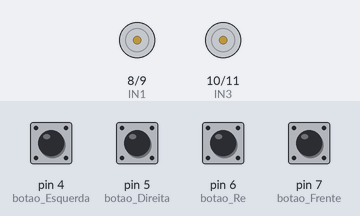
A sketch run on a simulated Arduino Uno, built with avr-gcc and run on an emulated ATmega328P. Parts: motor-driver pin pairs drawn as motors (green arrow = first pin HIGH = forward, orange = second pin HIGH = backward, longer = more drive). Inputs (shaded band) come from the test bench; at power-on: pin 4 (botao_Esquerda), pin 5 (botao_Direita), pin 6 (botao_Re), pin 7 (botao_Frente) LOW.

Above: at 1.2 s.
1.3 s: pin 4 (botao_Esquerda) pulled HIGH for 0.15 s
At 2.0 s:
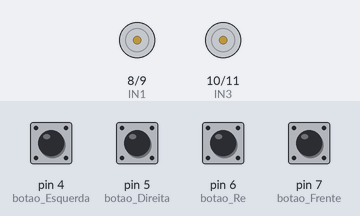
3.0 s: pin 5 (botao_Direita) pulled HIGH for 0.15 s
At 4.4 s:
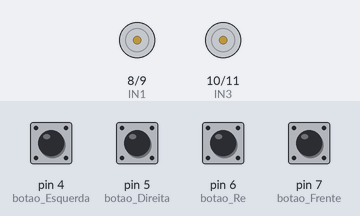
4.7 s: pin 6 (botao_Re) pulled HIGH for 0.15 s
At 5.8 s:
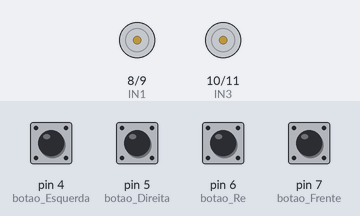
6.4 s: pin 7 (botao_Frente) pulled HIGH for 0.15 s
At 7.1 s:
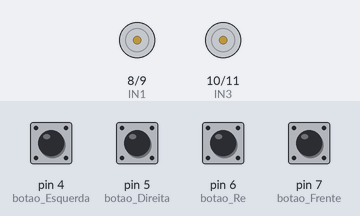
8.1 s: pin 4 (botao_Esquerda) pulled HIGH for 1 s
At 8.9 s:
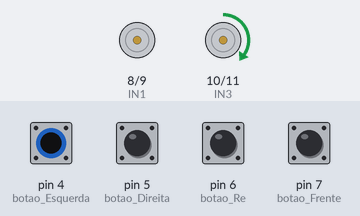
10.6 s: pin 5 (botao_Direita) pulled HIGH for 1 s
At 11.1 s:
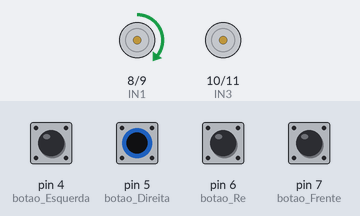
Timing chart, 0 to 13.6 s (numbered marks = the images above; inputs shaded):
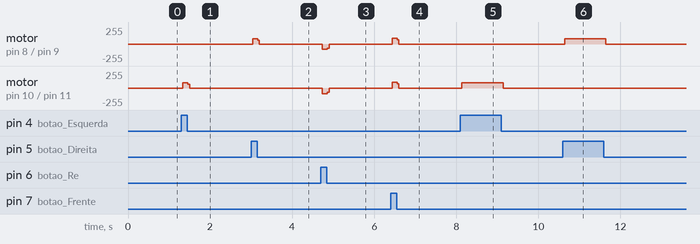

The sketch:

Pratica26_MotorDC_botao.ino
```cpp
int IN1 = 8;
int IN2 = 9;
int IN3 = 10;
int IN4 = 11;
int botao_Frente = 7;
int botao_Re = 6;
int botao_Direita = 5;
int botao_Esquerda = 4;

void setup(){
 pinMode(IN1, OUTPUT);
 pinMode(IN2, OUTPUT);
 pinMode(IN3, OUTPUT);
 pinMode(IN4, OUTPUT);
 pinMode(botao_Frente, INPUT);
 pinMode(botao_Re, INPUT);
 pinMode(botao_Direita, INPUT);
 pinMode(botao_Esquerda, INPUT);
}

void loop(){

  int Frente = digitalRead(botao_Frente);
  int Re = digitalRead(botao_Re);
  int Direita = digitalRead(botao_Direita);
  int Esquerda = digitalRead(botao_Esquerda);

  if (Frente == HIGH){
     digitalWrite(IN1, HIGH);
     digitalWrite(IN2, LOW);
     digitalWrite(IN3, HIGH);
     digitalWrite(IN4, LOW);
  }
  if (Re == HIGH){
     digitalWrite(IN1, LOW);
     digitalWrite(IN2, HIGH);
     digitalWrite(IN3, LOW);
     digitalWrite(IN4, HIGH);
  }
  if (Direita == HIGH){
     digitalWrite(IN1, HIGH);
     digitalWrite(IN2, LOW);
     digitalWrite(IN3, LOW);
     digitalWrite(IN4, LOW);
  }
   if (Esquerda == HIGH){
     digitalWrite(IN1, LOW);
     digitalWrite(IN2, LOW);
     digitalWrite(IN3, HIGH);
     digitalWrite(IN4, LOW);
  }
  if((Frente && Re && Direita && Esquerda) == LOW){
     digitalWrite(IN1, LOW);
     digitalWrite(IN2, LOW);
     digitalWrite(IN3, LOW);
     digitalWrite(IN4, LOW);
  }
}
```

Measured:
- after the input at 1.3 s, motor on pin 10 (IN3) / pin 11 (IN4): stopped → forward 79/255 at once, → stopped 0.12 s later
- after the input at 3.0 s, motor on pin 8 (IN1) / pin 9 (IN2): stopped → forward 80/255 at once, → stopped 0.12 s later
- after the input at 4.7 s, motor on pin 8 (IN1) / pin 9 (IN2): stopped → backward 81/255 at once, → stopped 0.12 s later; motor on pin 10 (IN3) / pin 11 (IN4): stopped → backward 86/255 at once, → stopped 0.12 s later
- after the input at 6.4 s, motor on pin 8 (IN1) / pin 9 (IN2), motor on pin 10 (IN3) / pin 11 (IN4): stopped → forward 84/255 at once, → stopped 0.12 s later
- after the input at 8.1 s, motor on pin 10 (IN3) / pin 11 (IN4): stopped → forward 79/255 at once, → stopped 1.0 s later
- after the input at 10.6 s, motor on pin 8 (IN1) / pin 9 (IN2): stopped → forward 81/255 at once, → stopped 1.0 s later
